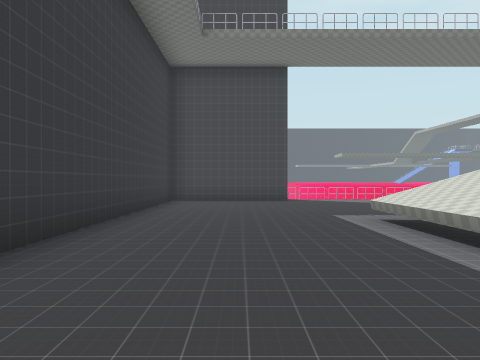
view 1 (above)

24 first-person views from a walk through a 3-D level made in the Godot game engine. The camera is 1.3 m above the floor, looks level and sees 70° across. The floor is counted in squares, 2 m on a side. Each view is taken from the middle of a square. On the plan, view 1 faces up. The plan holds only what a view shows up to about 10 squares ahead; the rest is blank. The place goes on beyond the plan. Some surface patterns are stand-ins.

view 2
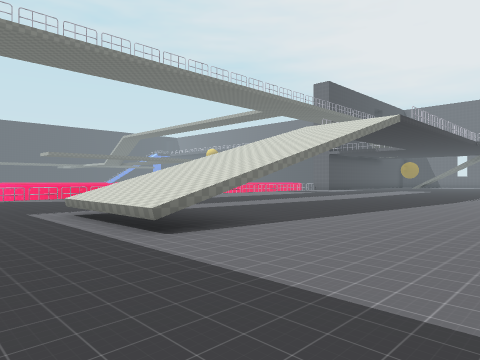

view 3
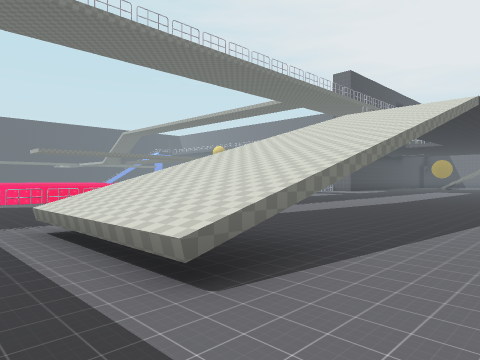

view 4
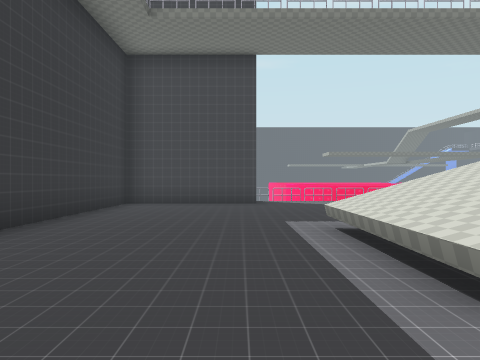

view 5
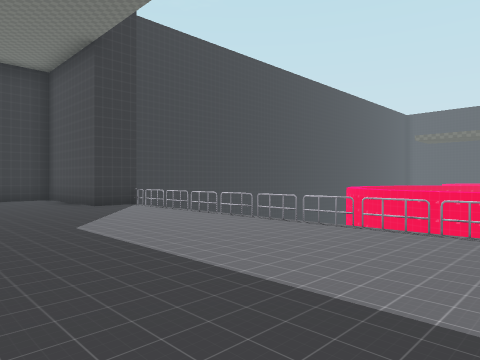

view 6
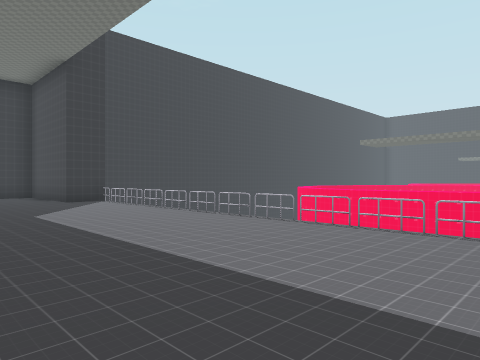

view 7
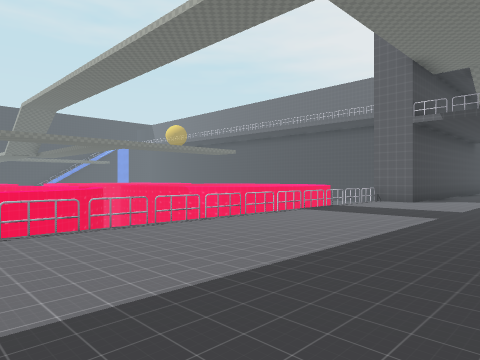

view 8
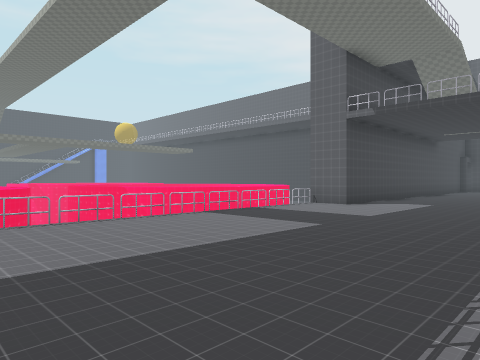

view 9
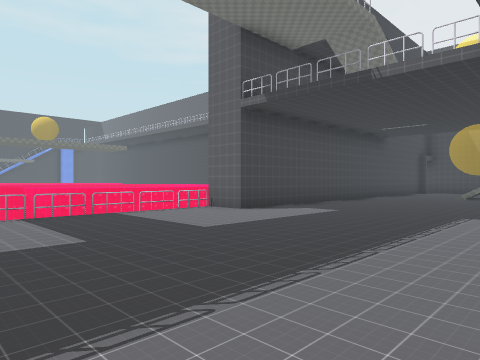

view 10
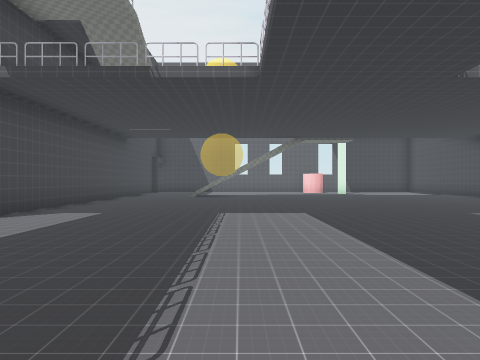

view 11
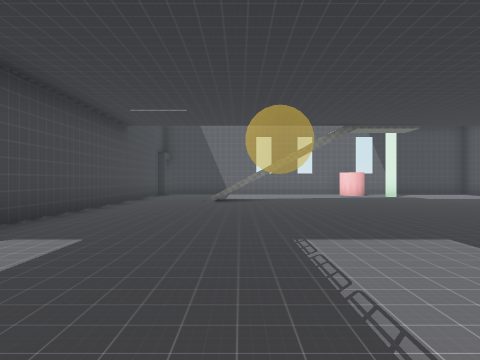

view 12
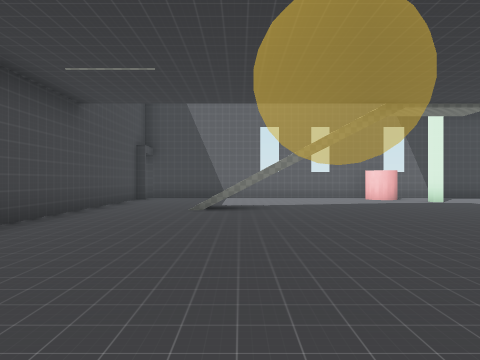

view 13
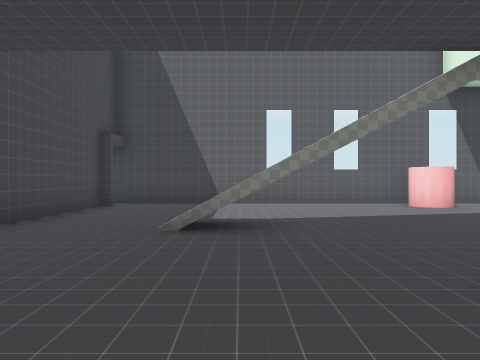

view 14
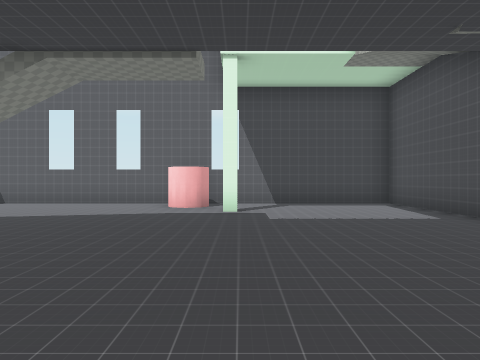

view 15
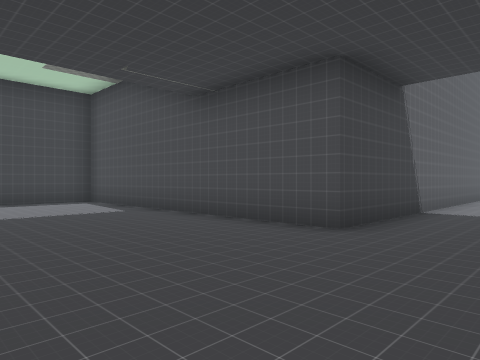

view 16
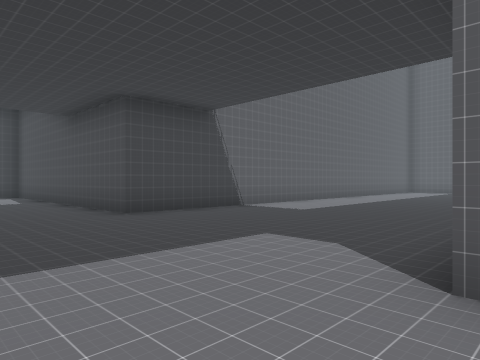

view 17
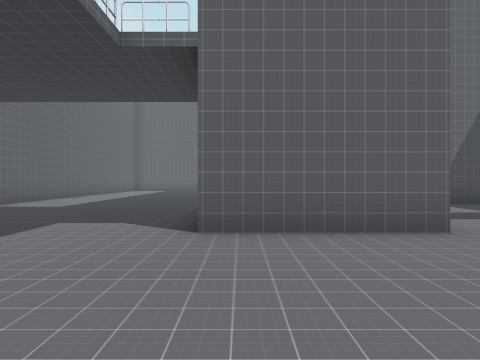

view 18
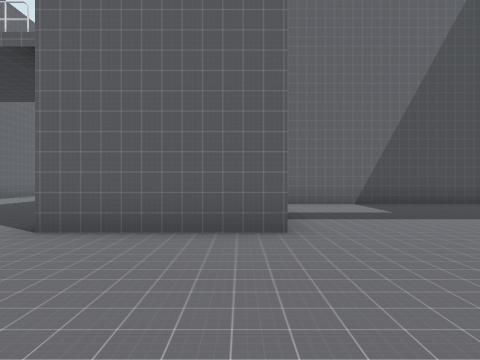

view 19
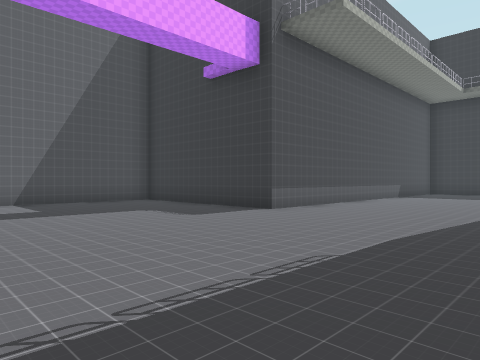

view 20
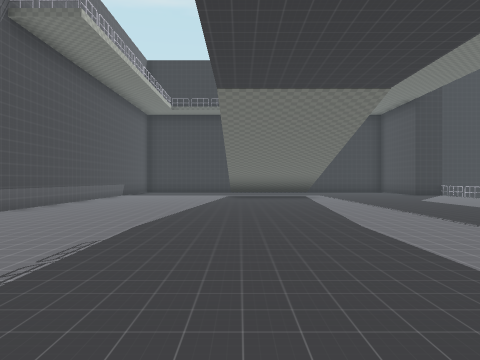

view 21
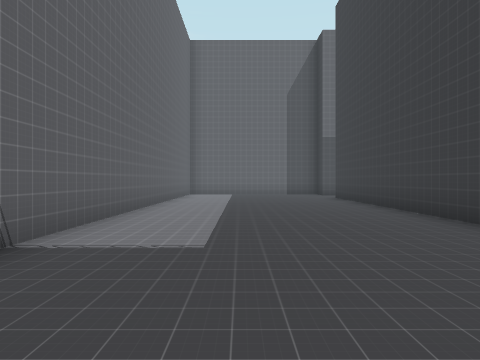

view 22
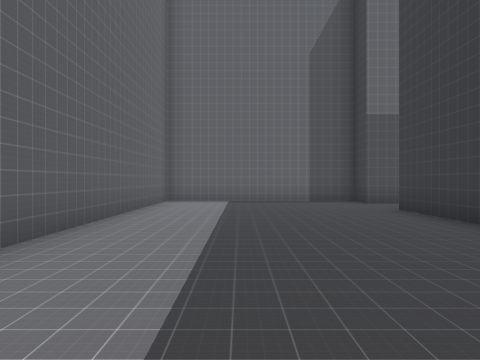

view 23
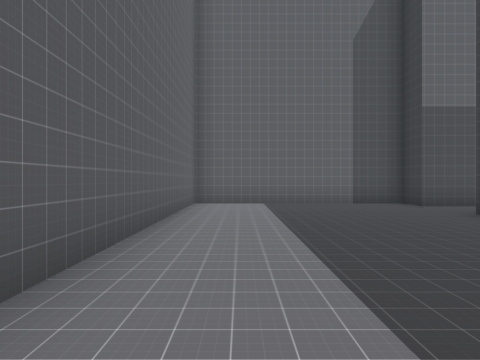

view 24
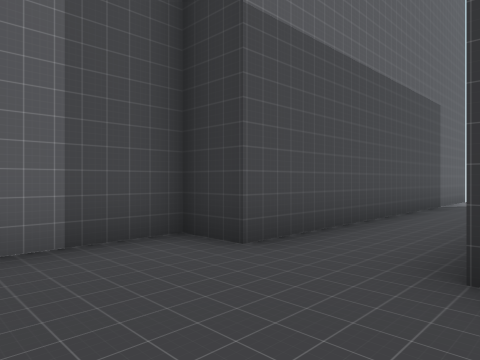

### Floor plan
Key: @ floor where view 1 was taken; # wall or solid block; . floor; / step, stairs or slope; ^ raised ledge; C cylinder.
Columns run from 2 left of view 1 to 33 right of it. Each row starts with its distance up from view 1.
 16         ^^   ^^
 15          ^^^^^
 14
 13
 12    ^^^^^^^^^^^^^^^^^^^^
 11 ####..................############ #
 10 #..................................#
  9 #..................................#
  8 #............................./....#
  7 #.....  ....................../....#
  6 #............................./....#
  5 #....^^............................#
  4 #....^^............................#
  3 #....^^............ ...............#
  2  .................. .............CC#
  1  ...............................#..#
  0   @................................#
 -1   .... ............................#
 -2         ####.......................#
 -3            #......###..............#
 -4            #......   ......#########
 -5            #......   ......#
 -6            #......   ......#
 -7            #......   ......#
 -8            #######  #......#
 -9                     #......#
-10                     #......#
-11                     #......#
-12                     #......#
-13                     #......#
-14                     #......#
-15                     #......#
-16                 ...........#
-17             ...............#
-18            ##########......#
-19                     ########

Positions as (right, up) in squares from view 1, and headings:
1: (0, 0), facing up
2: (0, -1), facing up-right
3: (1, 1), facing up-right
4: (1, 1), facing up
5: (10, 7), facing up-left
6: (12, 7), facing up-left
7: (9, 7), facing up-right
8: (11, 6), facing up-right
9: (14, 5), facing up-right
10: (14, 6), facing right
11: (17, 7), facing right
12: (20, 7), facing right
13: (23, 7), facing right
14: (23, 1), facing right
15: (22, 1), facing down-right
16: (18, 0), facing down-right
17: (18, 2), facing down
18: (16, 2), facing down
19: (15, 3), facing down-left
20: (16, 3), facing left
21: (22, -3), facing down
22: (22, -8), facing down
23: (23, -9), facing down
24: (21, -15), facing down-left
